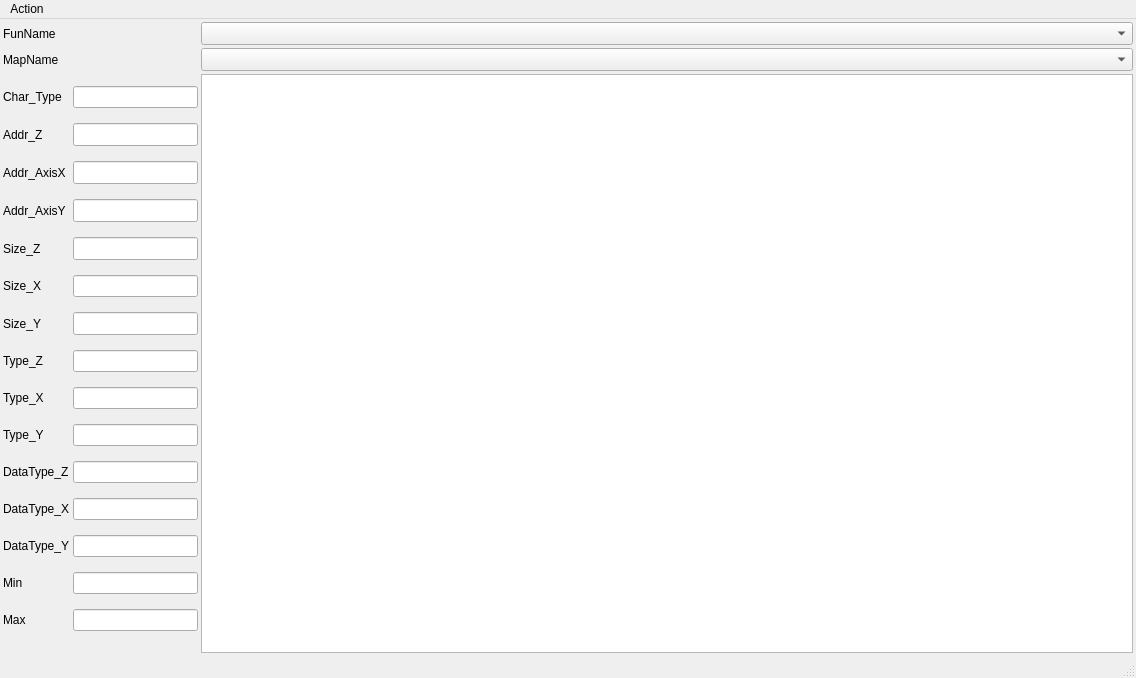
<?xml version="1.0" encoding="UTF-8"?>
<ui version="4.0">
 <class>MapWin</class>
 <widget class="QMainWindow" name="MapWin">
  <property name="geometry">
   <rect>
    <x>0</x>
    <y>0</y>
    <width>1136</width>
    <height>678</height>
   </rect>
  </property>
  <property name="windowTitle">
   <string>MainWindow</string>
  </property>
  <widget class="QWidget" name="centralwidget">
   <property name="font">
    <font>
     <family>Microsoft YaHei UI</family>
    </font>
   </property>
   <layout class="QGridLayout" name="gridLayout_2">
    <property name="leftMargin">
     <number>3</number>
    </property>
    <property name="topMargin">
     <number>3</number>
    </property>
    <property name="rightMargin">
     <number>3</number>
    </property>
    <property name="bottomMargin">
     <number>3</number>
    </property>
    <property name="spacing">
     <number>3</number>
    </property>
    <item row="2" column="0" colspan="2">
     <layout class="QGridLayout" name="gridLayout">
      <property name="spacing">
       <number>3</number>
      </property>
      <item row="0" column="0">
       <widget class="QLabel" name="label_15">
        <property name="font">
         <font>
          <family>Microsoft YaHei UI</family>
          <pointsize>9</pointsize>
          <weight>50</weight>
          <bold>false</bold>
         </font>
        </property>
        <property name="text">
         <string>Char_Type</string>
        </property>
       </widget>
      </item>
      <item row="0" column="1">
       <widget class="QLineEdit" name="lineEdit_CharacType">
        <property name="font">
         <font>
          <family>Microsoft YaHei UI</family>
          <pointsize>9</pointsize>
          <weight>50</weight>
          <bold>false</bold>
         </font>
        </property>
        <property name="readOnly">
         <bool>true</bool>
        </property>
       </widget>
      </item>
      <item row="1" column="0">
       <widget class="QLabel" name="label_5">
        <property name="font">
         <font>
          <family>Microsoft YaHei UI</family>
          <pointsize>9</pointsize>
          <weight>50</weight>
          <bold>false</bold>
         </font>
        </property>
        <property name="text">
         <string>Addr_Z</string>
        </property>
       </widget>
      </item>
      <item row="1" column="1">
       <widget class="QLineEdit" name="lineEdit_startAddress">
        <property name="font">
         <font>
          <family>Microsoft YaHei UI</family>
          <pointsize>10</pointsize>
         </font>
        </property>
        <property name="readOnly">
         <bool>true</bool>
        </property>
       </widget>
      </item>
      <item row="2" column="0">
       <widget class="QLabel" name="label_8">
        <property name="font">
         <font>
          <family>Microsoft YaHei UI</family>
          <pointsize>9</pointsize>
          <weight>50</weight>
          <bold>false</bold>
         </font>
        </property>
        <property name="text">
         <string>Addr_AxisX</string>
        </property>
       </widget>
      </item>
      <item row="2" column="1">
       <widget class="QLineEdit" name="lineEdit_startAddress_AxisX">
        <property name="font">
         <font>
          <family>Microsoft YaHei UI</family>
          <pointsize>10</pointsize>
         </font>
        </property>
        <property name="readOnly">
         <bool>true</bool>
        </property>
       </widget>
      </item>
      <item row="3" column="0">
       <widget class="QLabel" name="label_9">
        <property name="font">
         <font>
          <family>Microsoft YaHei UI</family>
          <pointsize>9</pointsize>
          <weight>50</weight>
          <bold>false</bold>
         </font>
        </property>
        <property name="text">
         <string>Addr_AxisY</string>
        </property>
       </widget>
      </item>
      <item row="3" column="1">
       <widget class="QLineEdit" name="lineEdit_startAddress_AxisY">
        <property name="font">
         <font>
          <family>Microsoft YaHei UI</family>
          <pointsize>10</pointsize>
         </font>
        </property>
        <property name="readOnly">
         <bool>true</bool>
        </property>
       </widget>
      </item>
      <item row="4" column="0">
       <widget class="QLabel" name="label_4">
        <property name="font">
         <font>
          <family>Microsoft YaHei UI</family>
          <pointsize>9</pointsize>
          <weight>50</weight>
          <bold>false</bold>
         </font>
        </property>
        <property name="text">
         <string>Size_Z</string>
        </property>
       </widget>
      </item>
      <item row="4" column="1">
       <widget class="QLineEdit" name="lineEdit_sizeZ">
        <property name="font">
         <font>
          <family>Microsoft YaHei UI</family>
          <pointsize>10</pointsize>
         </font>
        </property>
        <property name="readOnly">
         <bool>true</bool>
        </property>
       </widget>
      </item>
      <item row="5" column="0">
       <widget class="QLabel" name="label_6">
        <property name="font">
         <font>
          <family>Microsoft YaHei UI</family>
          <pointsize>9</pointsize>
          <weight>50</weight>
          <bold>false</bold>
         </font>
        </property>
        <property name="text">
         <string>Size_X</string>
        </property>
       </widget>
      </item>
      <item row="5" column="1">
       <widget class="QLineEdit" name="lineEdit_sizeX">
        <property name="font">
         <font>
          <family>Microsoft YaHei UI</family>
          <pointsize>9</pointsize>
          <weight>50</weight>
          <bold>false</bold>
         </font>
        </property>
        <property name="readOnly">
         <bool>true</bool>
        </property>
       </widget>
      </item>
      <item row="6" column="0">
       <widget class="QLabel" name="label_7">
        <property name="font">
         <font>
          <family>Microsoft YaHei UI</family>
          <pointsize>9</pointsize>
          <weight>50</weight>
          <bold>false</bold>
         </font>
        </property>
        <property name="text">
         <string>Size_Y</string>
        </property>
       </widget>
      </item>
      <item row="6" column="1">
       <widget class="QLineEdit" name="lineEdit_sizeY">
        <property name="font">
         <font>
          <family>Microsoft YaHei UI</family>
          <pointsize>10</pointsize>
         </font>
        </property>
        <property name="readOnly">
         <bool>true</bool>
        </property>
       </widget>
      </item>
      <item row="7" column="0">
       <widget class="QLabel" name="label_14">
        <property name="font">
         <font>
          <family>Microsoft YaHei UI</family>
          <pointsize>9</pointsize>
          <weight>50</weight>
          <bold>false</bold>
         </font>
        </property>
        <property name="text">
         <string>Type_Z</string>
        </property>
       </widget>
      </item>
      <item row="7" column="1">
       <widget class="QLineEdit" name="lineEdit_Type">
        <property name="font">
         <font>
          <family>Microsoft YaHei UI</family>
          <pointsize>9</pointsize>
          <weight>50</weight>
          <bold>false</bold>
         </font>
        </property>
        <property name="readOnly">
         <bool>true</bool>
        </property>
       </widget>
      </item>
      <item row="8" column="0">
       <widget class="QLabel" name="label_13">
        <property name="font">
         <font>
          <family>Microsoft YaHei UI</family>
          <pointsize>9</pointsize>
          <weight>50</weight>
          <bold>false</bold>
         </font>
        </property>
        <property name="text">
         <string>Type_X</string>
        </property>
       </widget>
      </item>
      <item row="8" column="1">
       <widget class="QLineEdit" name="lineEdit_Type_AxisX">
        <property name="font">
         <font>
          <family>Microsoft YaHei UI</family>
          <pointsize>9</pointsize>
          <weight>50</weight>
          <bold>false</bold>
         </font>
        </property>
        <property name="readOnly">
         <bool>true</bool>
        </property>
       </widget>
      </item>
      <item row="9" column="0">
       <widget class="QLabel" name="label_12">
        <property name="font">
         <font>
          <family>Microsoft YaHei UI</family>
          <pointsize>9</pointsize>
          <weight>50</weight>
          <bold>false</bold>
         </font>
        </property>
        <property name="text">
         <string>Type_Y</string>
        </property>
       </widget>
      </item>
      <item row="9" column="1">
       <widget class="QLineEdit" name="lineEdit_Type_AxisY">
        <property name="font">
         <font>
          <family>Microsoft YaHei UI</family>
          <pointsize>9</pointsize>
          <weight>50</weight>
          <bold>false</bold>
         </font>
        </property>
        <property name="readOnly">
         <bool>true</bool>
        </property>
       </widget>
      </item>
      <item row="10" column="0">
       <widget class="QLabel" name="label_3">
        <property name="font">
         <font>
          <family>Microsoft YaHei UI</family>
          <pointsize>9</pointsize>
          <weight>50</weight>
          <bold>false</bold>
         </font>
        </property>
        <property name="text">
         <string>DataType_Z</string>
        </property>
       </widget>
      </item>
      <item row="10" column="1">
       <widget class="QLineEdit" name="lineEdit_DataType">
        <property name="font">
         <font>
          <family>Microsoft YaHei UI</family>
          <pointsize>9</pointsize>
          <weight>50</weight>
          <bold>false</bold>
         </font>
        </property>
        <property name="readOnly">
         <bool>true</bool>
        </property>
       </widget>
      </item>
      <item row="11" column="0">
       <widget class="QLabel" name="label_10">
        <property name="font">
         <font>
          <family>Microsoft YaHei UI</family>
          <pointsize>9</pointsize>
          <weight>50</weight>
          <bold>false</bold>
         </font>
        </property>
        <property name="text">
         <string>DataType_X</string>
        </property>
       </widget>
      </item>
      <item row="11" column="1">
       <widget class="QLineEdit" name="lineEdit_DataType_AxisX">
        <property name="font">
         <font>
          <family>Microsoft YaHei UI</family>
          <pointsize>9</pointsize>
          <weight>50</weight>
          <bold>false</bold>
         </font>
        </property>
        <property name="readOnly">
         <bool>true</bool>
        </property>
       </widget>
      </item>
      <item row="12" column="0">
       <widget class="QLabel" name="label_11">
        <property name="font">
         <font>
          <family>Microsoft YaHei UI</family>
          <pointsize>9</pointsize>
          <weight>50</weight>
          <bold>false</bold>
         </font>
        </property>
        <property name="text">
         <string>DataType_Y</string>
        </property>
       </widget>
      </item>
      <item row="12" column="1">
       <widget class="QLineEdit" name="lineEdit_DataType_AxisY">
        <property name="font">
         <font>
          <family>Microsoft YaHei UI</family>
          <pointsize>9</pointsize>
          <weight>50</weight>
          <bold>false</bold>
         </font>
        </property>
        <property name="readOnly">
         <bool>true</bool>
        </property>
       </widget>
      </item>
      <item row="13" column="0">
       <widget class="QLabel" name="label">
        <property name="font">
         <font>
          <family>Microsoft YaHei UI</family>
          <pointsize>9</pointsize>
          <weight>50</weight>
          <bold>false</bold>
         </font>
        </property>
        <property name="text">
         <string>Min</string>
        </property>
       </widget>
      </item>
      <item row="13" column="1">
       <widget class="QLineEdit" name="lineEdit_min">
        <property name="font">
         <font>
          <family>Microsoft YaHei UI</family>
          <pointsize>9</pointsize>
          <weight>50</weight>
          <bold>false</bold>
         </font>
        </property>
        <property name="readOnly">
         <bool>true</bool>
        </property>
       </widget>
      </item>
      <item row="14" column="0">
       <widget class="QLabel" name="label_2">
        <property name="font">
         <font>
          <family>Microsoft YaHei UI</family>
          <pointsize>9</pointsize>
          <weight>50</weight>
          <bold>false</bold>
         </font>
        </property>
        <property name="text">
         <string>Max</string>
        </property>
       </widget>
      </item>
      <item row="14" column="1">
       <widget class="QLineEdit" name="lineEdit_max">
        <property name="font">
         <font>
          <family>Microsoft YaHei UI</family>
          <pointsize>9</pointsize>
          <weight>50</weight>
          <bold>false</bold>
         </font>
        </property>
        <property name="readOnly">
         <bool>true</bool>
        </property>
       </widget>
      </item>
     </layout>
    </item>
    <item row="2" column="2">
     <widget class="QTableView" name="tableView_mapContent">
      <property name="font">
       <font>
        <family>Microsoft YaHei UI</family>
       </font>
      </property>
     </widget>
    </item>
    <item row="1" column="2">
     <widget class="QComboBox" name="comboBox_mapName">
      <property name="font">
       <font>
        <family>Microsoft YaHei UI</family>
        <pointsize>10</pointsize>
       </font>
      </property>
     </widget>
    </item>
    <item row="0" column="2">
     <widget class="QComboBox" name="comboBox_funName">
      <property name="font">
       <font>
        <family>Microsoft YaHei UI</family>
        <pointsize>10</pointsize>
       </font>
      </property>
     </widget>
    </item>
    <item row="1" column="0" colspan="2">
     <widget class="QLabel" name="label_16">
      <property name="font">
       <font>
        <family>Microsoft YaHei UI</family>
        <pointsize>9</pointsize>
        <weight>50</weight>
        <bold>false</bold>
       </font>
      </property>
      <property name="text">
       <string>MapName</string>
      </property>
     </widget>
    </item>
    <item row="0" column="0" colspan="2">
     <widget class="QLabel" name="label_17">
      <property name="font">
       <font>
        <family>Microsoft YaHei UI</family>
        <pointsize>9</pointsize>
        <weight>50</weight>
        <bold>false</bold>
       </font>
      </property>
      <property name="text">
       <string>FunName</string>
      </property>
     </widget>
    </item>
   </layout>
  </widget>
  <widget class="QMenuBar" name="menubar">
   <property name="geometry">
    <rect>
     <x>0</x>
     <y>0</y>
     <width>1136</width>
     <height>22</height>
    </rect>
   </property>
   <widget class="QMenu" name="menuAction">
    <property name="title">
     <string>Action</string>
    </property>
    <addaction name="actionShow"/>
   </widget>
   <addaction name="menuAction"/>
  </widget>
  <widget class="QStatusBar" name="statusbar"/>
  <action name="actionShow">
   <property name="icon">
    <iconset>
     <normaloff>:/icon/icon/运行程序.png</normaloff>:/icon/icon/运行程序.png</iconset>
   </property>
   <property name="text">
    <string>Show</string>
   </property>
  </action>
 </widget>
 <resources/>
 <connections/>
</ui>
